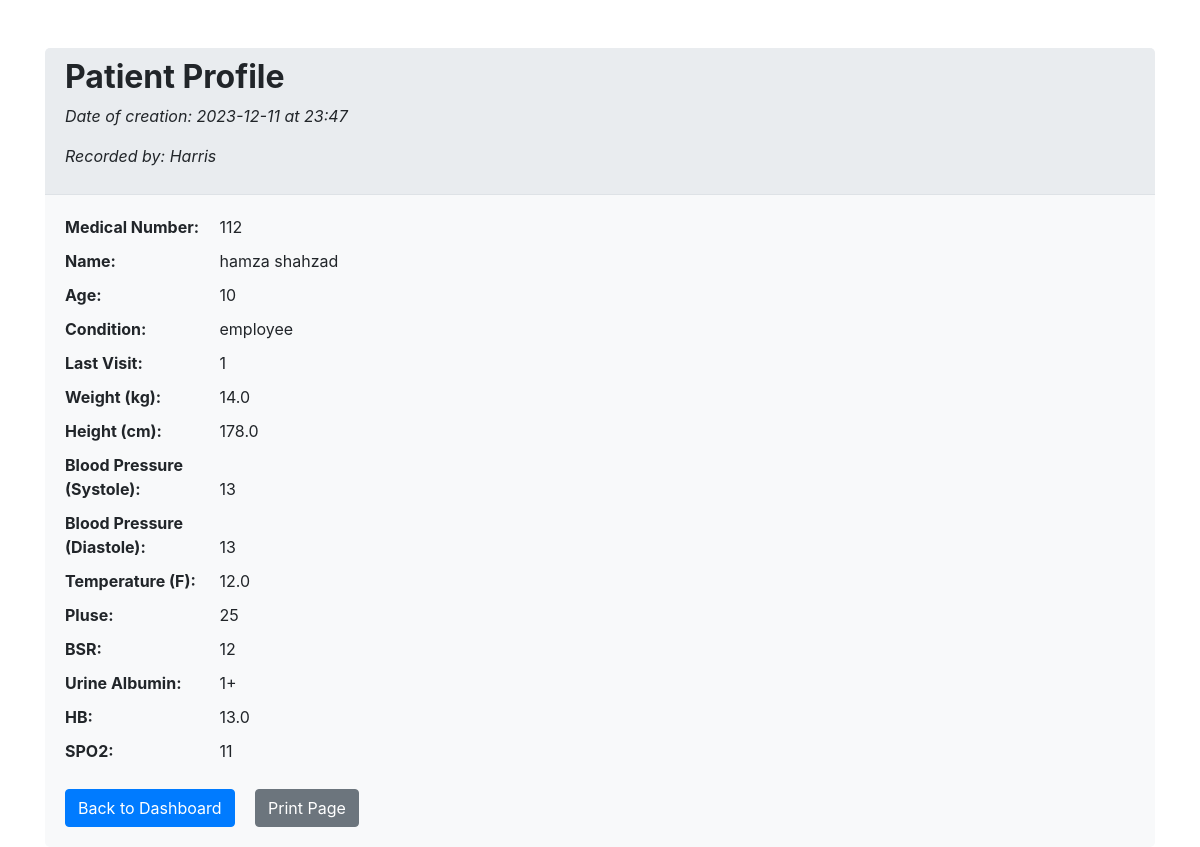
Page /nurse/patients/112 (signed in) on the committed database.
### app.py (models this page shows)
class Patient(db.Model):
    __tablename__ = 'patients'
    id = db.Column(db.Integer, primary_key=True, autoincrement=True)
    medical_record_number = db.Column(db.String(100), nullable=False, primary_key=True)
    patient_name = db.Column(db.String(100), nullable=False)
    patient_cnic = db.Column(db.String(100), nullable=False)
    patient_age = db.Column(db.Integer, nullable=False)
    patient_type = db.Column(db.String(100), nullable=False)
    visit_number = db.Column(db.Integer, nullable=False, default=1)
    weight_kg = db.Column(db.Float)
    height_cm = db.Column(db.Float)
    b_bp_sys = db.Column(db.Integer)
    b_bp_dia = db.Column(db.Integer)
    temperature = db.Column(db.Float)
    pulse = db.Column(db.Integer)
    bsr = db.Column(db.Integer)
    urine_albumin = db.Column(db.String(100))
    hb = db.Column(db.Float)
    spO2 = db.Column(db.Integer)
    created_at = db.Column(db.DateTime, default=datetime.datetime.utcnow)
    bmi = db.Column(db.Float)
    @property
    def bmi(self):
        if self.weight_kg and self.height_cm:
            return round(self.weight_kg / ((self.height_cm / 100) ** 2), 2)
        return None
    @bmi.setter
    def bmi(self, bmi):
        self.bmi = bmi

### app.py (the view)
@app.route('/nurse/patients/<int:medical_record_number>')
@login_required
def nurse_patient(medical_record_number):
    patient = Patient.query.filter_by(medical_record_number=medical_record_number).first()
    date = patient.created_at.date()
    time = patient.created_at.time().isoformat(timespec='minutes')
    mr_num = patient.medical_record_number
    nurse_name = User.query.filter_by(employee_code=session['employee_code']).first()
    nurse_name = nurse_name.full_name.split(' ')[0].capitalize()
    return render_template('patient.html', patient=patient, date=date, time=time, mr_num=mr_num, nurse_name=nurse_name)

### app.py (called while the page is built)
@login_manager.user_loader
def load_user(user_id):
    return User.query.get(int(user_id))

### nurse/patient.html (shortened to what this page needs)
<!DOCTYPE html>
<html lang="en">
<head>
    <link href="https://stackpath.bootstrapcdn.com/bootstrap/4.5.2/css/bootstrap.min.css" rel="stylesheet">
</head>
<body>
    <div class="container mt-5">
        <div class="patient-details-container">
            <div class="detail-header">
                <h2><b>Patient Profile</b></h2>
                <p><em>Date of creation: {{ date }} at {{ time }}</em></p>
                <p><em>Recorded by: {{ nurse_name }}</em></p>
            </div>
            <div class="detail-item">
                <strong>Medical Number:</strong> <span>{{ patient.medical_record_number }}</span>
            </div>
            <div class="detail-item">
                <strong>Name:</strong> <span>{{ patient.patient_name }}</span>
            </div>
            <div class="detail-item">
                <strong>Age:</strong> <span>{{ patient.patient_age }}</span>
            </div>
            <div class="detail-item">
                <strong>Condition:</strong> <span>{{ patient.patient_type }}</span>
            </div>
            <div class="detail-item">
                <strong>Last Visit:</strong> <span>{{ patient.visit_number }}</span>
            </div>
            <div class="detail-item">
                <strong>Weight (kg):</strong> <span>{{ patient.weight_kg }}</span>
            </div>
            <div class="detail-item">
                <strong>Height (cm):</strong> <span>{{ patient.height_cm }}</span>
            </div>
            <div class="detail-item">
                <strong>Blood Pressure (Systole):</strong> <span>{{ patient.b_bp_sys }}</span>
            </div>
            <div class="detail-item">
                <strong>Blood Pressure (Diastole):</strong> <span>{{ patient.b_bp_dia }}</span>
            </div>
            <div class="detail-item">
                <strong>Temperature (F):</strong> <span>{{ patient.temperature }}</span>
            </div>
            <div class="detail-item">
                <strong>Pluse:</strong> <span>{{ patient.pulse }}</span>
            </div>
            <div class="detail-item">
                <strong>BSR:</strong> <span>{{ patient.bsr }}</span>
            </div>
            <div class="detail-item">
                <strong>Urine Albumin:</strong> <span>{{ patient.urine_albumin }}</span>
            </div>
            <div class="detail-item">
                <strong>HB:</strong> <span>{{ patient.hb }}</span>
            </div>
            <div class="detail-item">
                <strong>SPO2:</strong> <span>{{ patient.spO2 }}</span>
            </div>
            <a href="{{ url_for('nurse_dashboard') }}" class="btn btn-primary mt-3 no-print">Back to Dashboard</a>
            <a href="{{ url_for('nurse_download', medical_record_number=patient.medical_record_number) }}" class="btn btn-secondary mt-3 ml-3 no-print">Print Page</a>
        </div>
    </div>
</body>
</html>

### nurse/patient.html (style rules this page uses)
.patient-details-container { background-color: #f8f9fa; border-radius: 5px; padding: 20px; margin-top: 20px; }
.detail-header { background-color: #e9ecef; border-radius: 5px 5px 0 0; padding: 10px 20px; margin: -20px -20px 20px; border-bottom: 1px solid #dee2e6; }
.detail-item { margin-bottom: 10px; }
.detail-item strong { width: 150px; display: inline-block; }

### rows in the picture
Patient: medical_record_number "112", patient_name "hamza shahzad", patient_age "10", patient_type "employee", visit_number "1", weight_kg "14.0", height_cm "178.0", b_bp_sys "13", b_bp_dia "13", temperature "12.0", pulse "25", bsr "12", urine_albumin "1+", hb "13.0", spO2 "11"

### other values in the picture
{{ date }} "2023-12-11"
{{ time }} "23:47"
{{ nurse_name }} "Harris"
